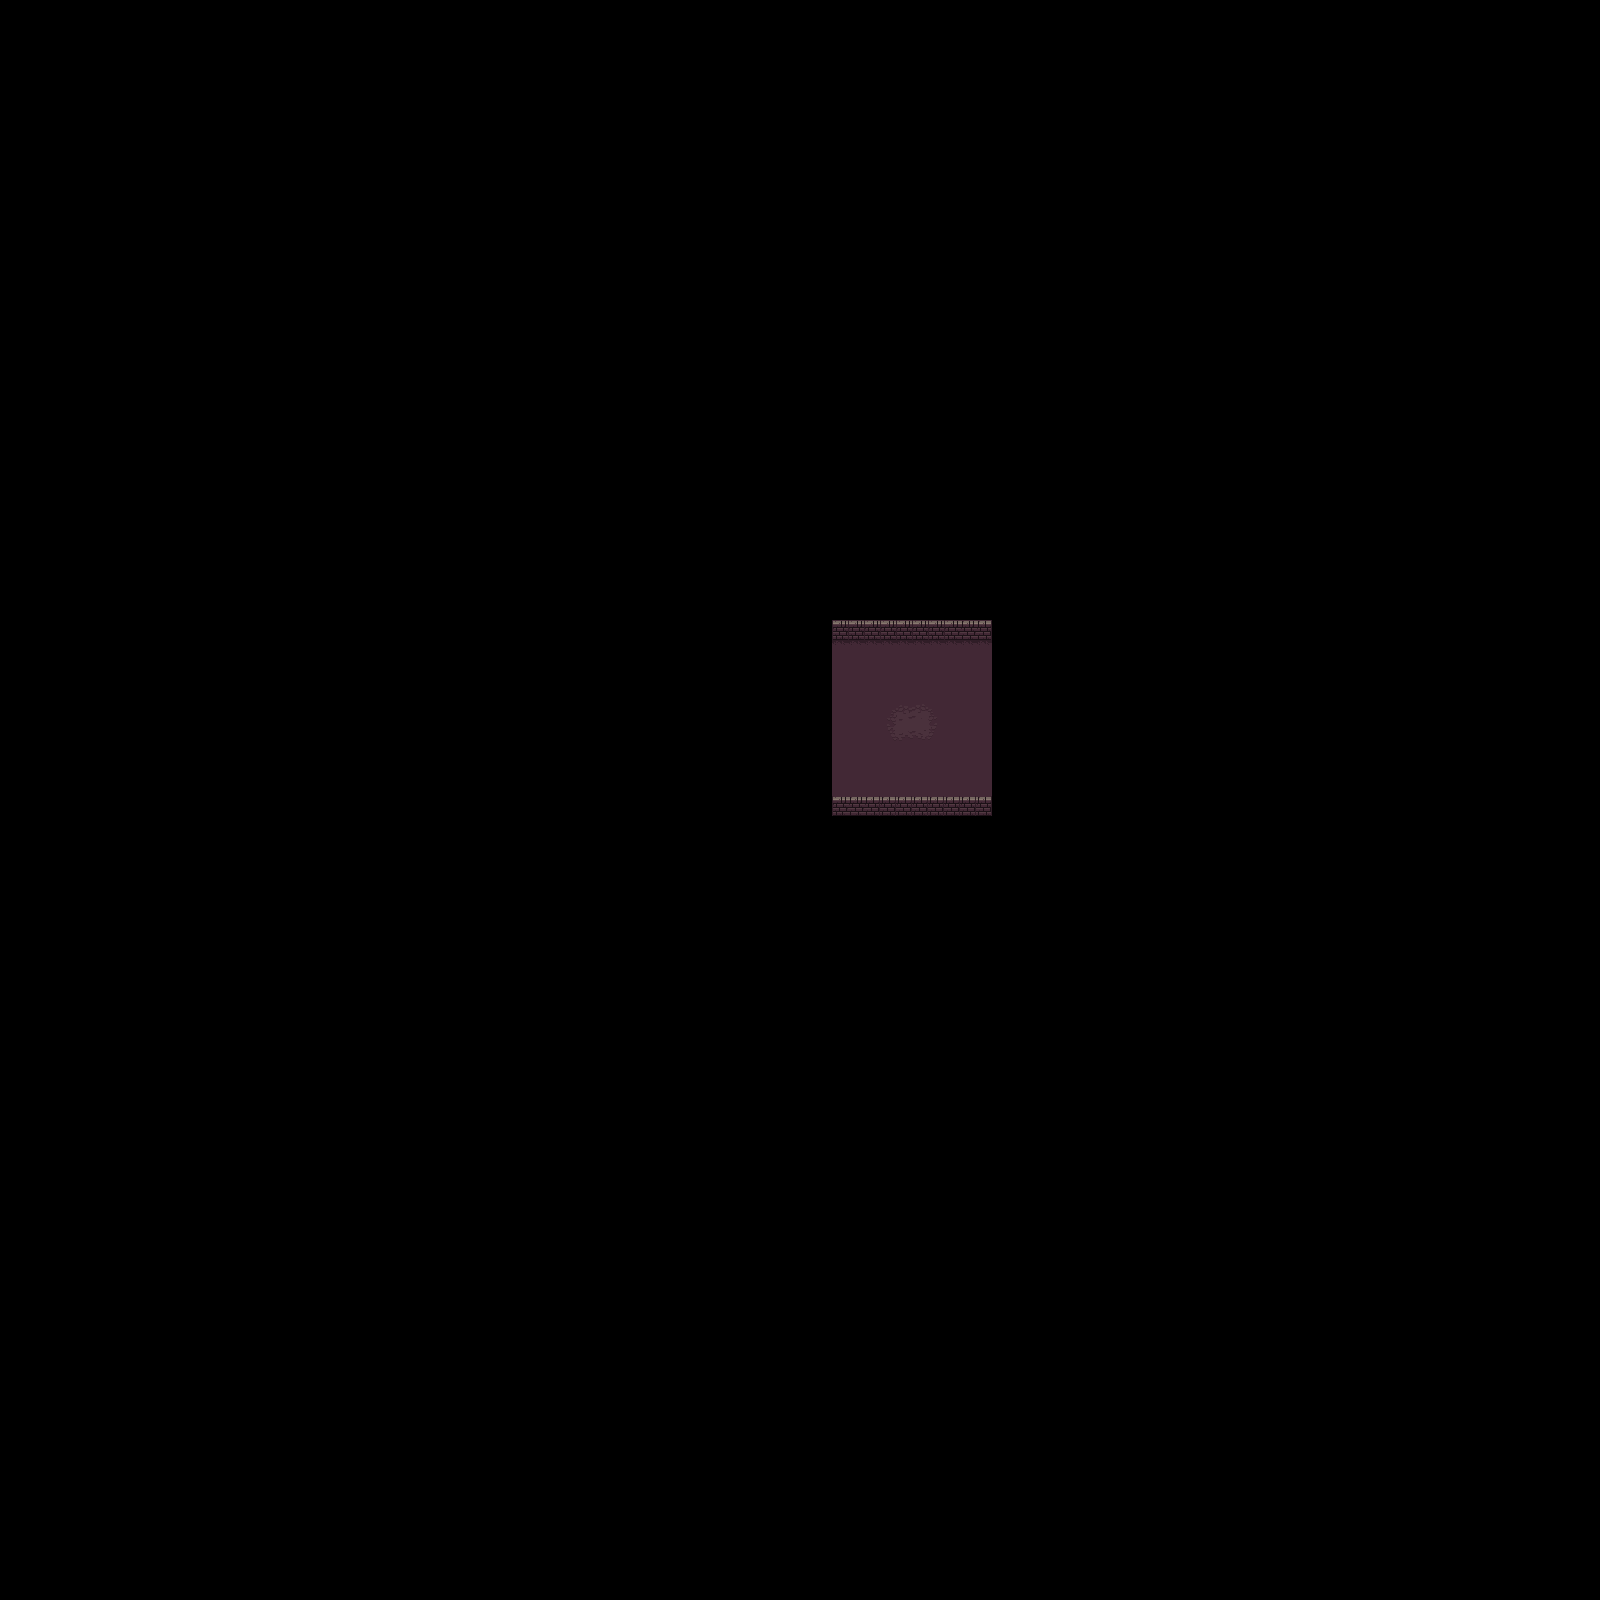

This game map was drawn from its Tiled (.tmx) file and the tilesets committed beside it. A one-line description and the trimmed map source follow:
An orthogonal 100x100 tile map with 16x16 px tiles, 2 tile layers (Ground, Walls).

<map version="1.5" tiledversion="1.7.2" orientation="orthogonal" renderorder="right-down" width="100" height="100" tilewidth="16" tileheight="16" infinite="0" nextlayerid="3" nextobjectid="1">
 <editorsettings>
  <export target="dungi mapa.json" format="json" />
 </editorsettings>
 <tileset firstgid="1" name="dungi dungi" tilewidth="16" tileheight="16" tilecount="256" columns="16">
  <image source="dungeon/0x72_16x16DungeonTileset.v4.png" width="256" height="256" />
 </tileset>
 <layer id="1" name="Ground" width="100" height="100">
  <data>[10000 cells, 100 non-empty, 14 distinct tile ids]</data>
 </layer>
 <layer id="2" name="Walls" width="100" height="100">
  <data>[10000 cells, 40 non-empty, 6 distinct tile ids]</data>
 </layer>
</map>
